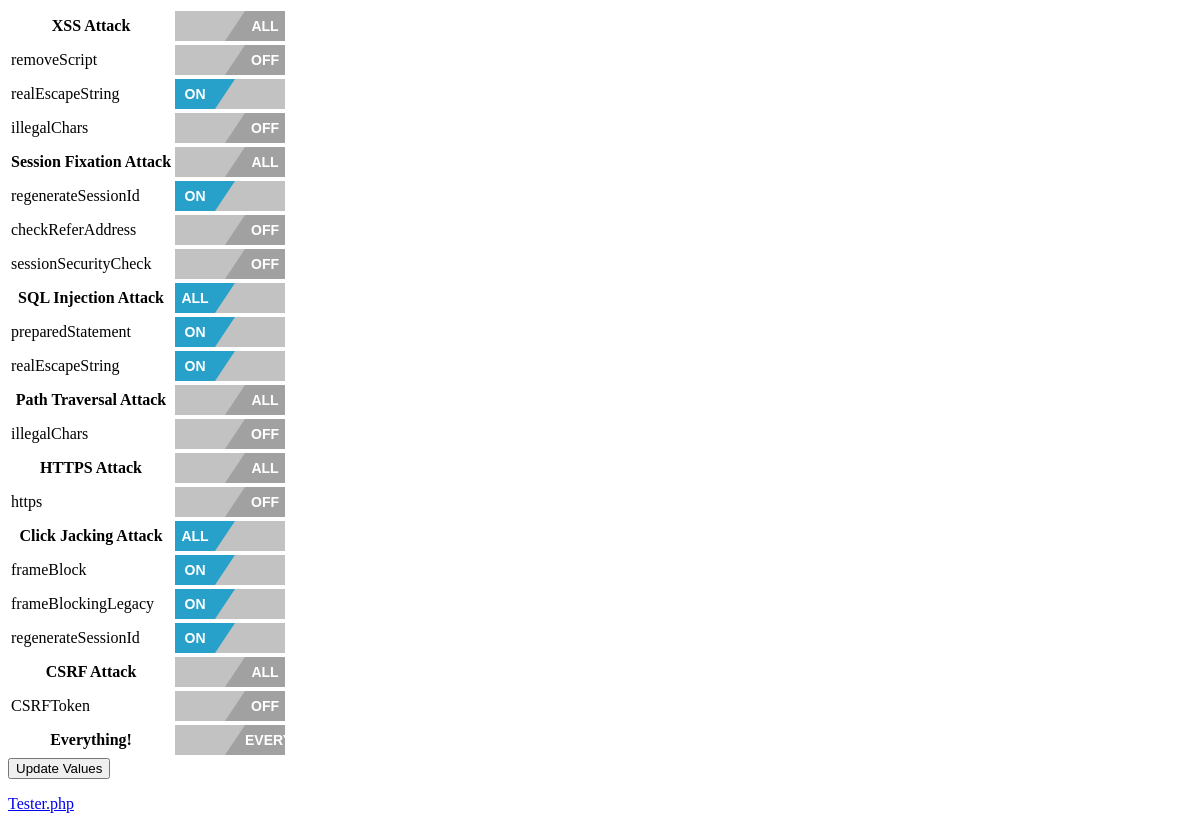
The page /Dashboard/dash2.php on the database its author committed.
### tables this page shows
CREATE TABLE `code` (
  `idcode` int(11) NOT NULL AUTO_INCREMENT,
  `name` varchar(45) DEFAULT NULL,
  `state` int(1) DEFAULT '0',
  `offCode` longblob NOT NULL,
  `onCode` longblob NOT NULL,
  `enabledSeverity` float DEFAULT '0',
  `disabledSeverity` float DEFAULT '1',
  PRIMARY KEY (`idcode`)
);

### Dashboard/dash2.php (the view, shortened to what this page needs)
<html>
  <head>
    <link type="text/css" rel="stylesheet" href="onoffswitch.css" />
  </head>
  <body>
<?php
  $mysqli = new mysqli( 'localhost', 'dos4', 'Password123', 'FYP' );
   echo '<form id="dashboard" action="'.$_SERVER['PHP_SELF'].'" method="get" >';
    echo "<table>";
  $sql = 'SELECT attack1 as attack_name, total, active FROM (
SELECT * FROM (SELECT attack_name as attack1, COUNT(*) as total FROM FYP.attacks GROUP BY attack1 ) as total
LEFT JOIN (SELECT COUNT(*) as active, attack_name as attack2 FROM FYP.code, FYP.attacks WHERE idcode = code_id AND state = 1 GROUP BY attack2 ) as active
ON attack1 = attack2
) as result ORDER BY attack_name DESC';
  $result_attacks = $mysqli->query($sql);
  while ($data_attacks = $result_attacks->fetch_assoc()){
   echo "<tr><th>".$data_attacks['attack_name'].'  Attack</th><th width="110px"><input type="checkbox" onclick="document.getElementById(\'dashboard\').submit(toggle(this));" id="'.$data_attacks['attack_name'].'" value="'.$data_attacks['attack_name'].'" name="'.$data_attacks['attack_name'].'" class="onoffswitch-checkbox" '.($data_attacks['total'] == $data_attacks['active'] ? 'checked="checked"':'' ).' />';
   echo '<label class="onoffswitch-label" for="'.$data_attacks['attack_name'].'" >';
      echo '<div class="onoffswitch-inner">
	      <div class="onoffswitch-active"><div class="onoffswitch-switch">ALL ON</div></div>
	      <div class="onoffswitch-inactive"><div class="onoffswitch-switch">ALL OFF</div></div>
	  </div>';
      echo '</th></tr>';
    $sql = "SELECT * FROM code WHERE idcode IN (SELECT code_id FROM attacks WHERE attack_name = '".$data_attacks['attack_name']."');";
    $result = $mysqli->query($sql);
    while ($data = $result->fetch_assoc()){
      echo "<tr><td>".$data['name']."</td>";
      echo '<td><input type="checkbox" name="enable[]" onclick="'."document.getElementById('dashboard').submit(toggle(this));".'" class="onoffswitch-checkbox" id="'.$data_attacks['attack_name'].$data['name'].'" ' . ($data['state'] == 0 ? '':'checked="checked"' ) .' value="'.$data['name'].'" />';
      echo '<label class="onoffswitch-label" for="'.$data_attacks['attack_name'].$data['name'].'" >';
      echo '<div class="onoffswitch-inner">
	      <div class="onoffswitch-active"><div class="onoffswitch-switch">ON</div></div>
	      <div class="onoffswitch-inactive"><div class="onoffswitch-switch">OFF</div></div>
	  </div>';
      echo '</td>';
      echo "</tr>";
    }
  }
  echo '<tr><th>Everything!</th><th> <input type="checkbox" id="every" name="every" value="" onclick="toggle(this);" class="onoffswitch-checkbox" />';
   echo '<label class="onoffswitch-label" for="every" >';
      echo '<div class="onoffswitch-inner">
	      <div class="onoffswitch-active"><div class="onoffswitch-switch">EVERY</div></div>
	      <div class="onoffswitch-inactive"><div class="onoffswitch-switch">EVERY</div></div>
	  </div>';
      echo '</th></tr>';
  echo "</table>";
  echo '<input type="submit" value="Update Values" /></form>';
   echo "<p><a href=\"https://localhost/FYP/Prototype2/tester.php\">Tester.php</a></p>";
?>
</body>
</html>

### Dashboard/onoffswitch.css (style rules this page uses)
.onoffswitch-label { display: block; overflow: hidden; cursor: pointer; border: 0px solid #999999; border-radius: 0px; }
.onoffswitch-inner { width: 200%; margin-left: -100%; -moz-transition: margin 0.3s ease-in 0s; -webkit-transition: margin 0.3s ease-in 0s; -o-transition: margin 0.3s ease-in 0s; transition: margin 0.3s ease-in 0s; }
.onoffswitch-inner > div { float: left; position: relative; width: 50%; height: 30px; padding: 0; line-height: 30px; font-size: 14px; color: white; font-family: Trebuchet, Arial, sans-serif; font-weight: bold; -moz-box-sizing: border-box; -webkit-box-sizing: border-box; box-sizing: border-box; }
.onoffswitch-inner .onoffswitch-active { padding-left: 15px; background-color: #C2C2C2; color: #FFFFFF; }
.onoffswitch-inner .onoffswitch-inactive { padding-right: 15px; background-color: #C2C2C2; color: #FFFFFF; text-align: right; }
.onoffswitch-switch { width: 40px; margin: 0px; text-align: center; border: 0px solid #999999;border-radius: 0px; position: absolute; top: 0; bottom: 0; }
.onoffswitch-active .onoffswitch-switch { background: #27A1CA; left: 0; }
.onoffswitch-inactive .onoffswitch-switch { background: #A1A1A1; right: 0; }
.onoffswitch-active .onoffswitch-switch:before { content: " "; position: absolute; top: 0; left: 40px; border-style: solid; border-color: #27A1CA transparent transparent #27A1CA; border-width: 15px 10px; }
.onoffswitch-inactive .onoffswitch-switch:before { content: " "; position: absolute; top: 0; right: 40px; border-style: solid; border-color: transparent #A1A1A1 #A1A1A1 transparent; border-width: 15px 10px; }
.onoffswitch-checkbox:checked + .onoffswitch-label .onoffswitch-inner { margin-left: 0; }

### rows shown on the page
code: name "removeScript"
code: name "realEscapeString"
code: name "illegalChars"
code: name "regenerateSessionId"
code: name "checkReferAddress"
code: name "sessionSecurityCheck"
code: name "preparedStatement"
code: name "https"
code: name "frameBlock"
code: name "frameBlockingLegacy"
code: name "CSRFToken"

### other values the page prints
$data_attacks['attack_name'] "XSS"
$data_attacks['attack_name'] "Session Fixation"
$data_attacks['attack_name'] "SQL Injection"
$data_attacks['attack_name'] "Path Traversal"
$data_attacks['attack_name'] "HTTPS"
$data_attacks['attack_name'] "Click Jacking"
$data_attacks['attack_name'] "CSRF"
